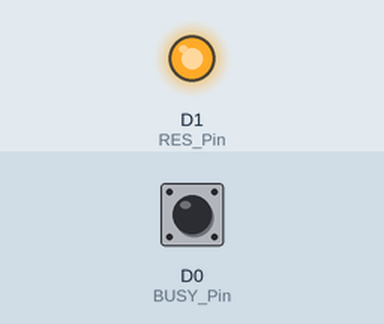
The sketch below on a simulated ESP8266 (NodeMCU). On the bench: output pins drawn as LEDs (lit = HIGH). Dashed ring = blinking. The test bench sets the inputs (shaded band); at power-on: D0 (BUSY_Pin) LOW. Pins used as bus, display or sensor lines are not drawn.

Above: at 1.2 s.
1.3 s: D0 (BUSY_Pin) pulsed HIGH 2 times (0.12 s each, 0.3 s apart)
At 4.37 s:
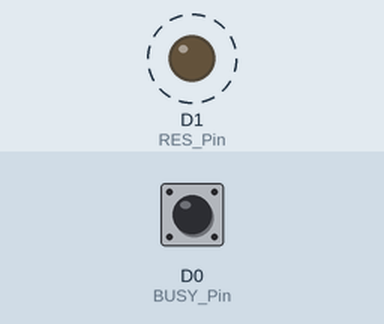
Timing chart, 0 to 5.9 s (numbered marks = the images above; inputs shaded):
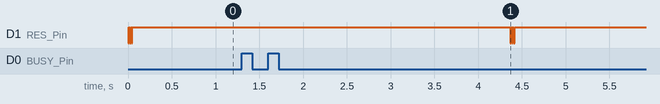

Measured:
- after the input at 1.3 s, D1 (RES_Pin): alternates HIGH for 0.01 s and LOW for 0.01 s, 6 changes in all, then stays HIGH, starting after 3.1 s
- by itself, D1 (RES_Pin): alternates HIGH for 0.01 s and LOW for 0.01 s, 5 changes in all, then stays HIGH

The sketch:

GDEW0097C50_Arduino.ino
```cpp
#include <SPI.h>
#include"Ap_29demo.h"
//IO settings
int BUSY_Pin = D0;
int RES_Pin = D1;
int DC_Pin = D2;
int CS_Pin = D4;
//HSCLK---D5
//HMOSI--D7
#define EPD_W21_CS_0 digitalWrite(CS_Pin,LOW)
#define EPD_W21_CS_1 digitalWrite(CS_Pin,HIGH)
#define EPD_W21_DC_0  digitalWrite(DC_Pin,LOW)
#define EPD_W21_DC_1  digitalWrite(DC_Pin,HIGH)
#define EPD_W21_RST_0 digitalWrite(RES_Pin,LOW)
#define EPD_W21_RST_1 digitalWrite(RES_Pin,HIGH)
#define isEPD_W21_BUSY digitalRead(BUSY_Pin)
////////FUNCTION//////
void SPI_Write(unsigned char value);
void EPD_W21_WriteDATA(unsigned char command);
void EPD_W21_WriteCMD(unsigned char command);
//EPD
void EPD_W21_Init(void);
void EPD_init(void);
void EPD_sleep(void);
void EPD_refresh(void);
void lcd_chkstatus(void);
void PIC_display_Clean(void);
void PIC_display(const unsigned char* picData_old,const unsigned char* picData_new);

void Sys_run(void)
{
   ESP.wdtFeed(); //Feed dog to prevent system reset
  }
void LED_run(void)
{
  digitalWrite(LED_BUILTIN, LOW);   // Turn the LED on (Note that LOW is the voltage level
  delay(500);
  digitalWrite(LED_BUILTIN, HIGH);   // Turn the LED on (Note that LOW is the voltage level
  delay(500);
  }
void setup() {
   pinMode(BUSY_Pin, INPUT);
   pinMode(RES_Pin, OUTPUT);
   pinMode(DC_Pin, OUTPUT);
   pinMode(CS_Pin, OUTPUT);
   //SPI
   SPI.beginTransaction(SPISettings(10000000, MSBFIRST, SPI_MODE0));
   SPI.begin ();
}
//Tips//
/*When the electronic paper is refreshed in full screen, the picture flicker is a normal phenomenon, and the main function is to clear the display afterimage in the previous picture.
  When the local refresh is performed, the screen does not flash.*/
/*When you need to transplant the driver, you only need to change the corresponding IO. The BUSY pin is the input mode and the others are the output mode. */

void loop() {
  while(1)
  {
    EPD_init(); //EPD init
    PIC_display(gImage_BW1,gImage_R1);//EPD_picture1
    EPD_sleep();//EPD_sleep,Sleep instruction is necessary, please do not delete!!!
    delay(2000); //2s

    //Clear
    EPD_init(); //EPD init
    PIC_display_Clean();//EPD Clean
    EPD_sleep();//EPD_sleep,Sleep instruction is necessary, please do not delete!!!
  while(1)
    {
     Sys_run();//System run
     LED_run();//Breathing lamp
    }

  }
}

//////////////////////SPI///////////////////////////////////
void SPI_Write(unsigned char value)
{
    SPI.transfer(value);

}

void EPD_W21_WriteCMD(unsigned char command)
{
  EPD_W21_CS_0;
  EPD_W21_DC_0;   // command write
  SPI_Write(command);
  EPD_W21_CS_1;
}
void EPD_W21_WriteDATA(unsigned char command)
{
  EPD_W21_CS_0;
  EPD_W21_DC_1;   // command write
  SPI_Write(command);
  EPD_W21_CS_1;
}


/////////////////EPD settings Functions/////////////////////

void EPD_W21_Init(void)
{
  unsigned char i;
  for(i=0;i<3;i++) //Reset, three times to prevent the secondary electricity cannot be started
  {
    EPD_W21_RST_0;    // Module reset
    delay(10);//At least 10ms delay
    EPD_W21_RST_1;
    delay(10);//At least 10ms delay
  }
}
void EPD_init(void)
{
    EPD_W21_Init();
    delay(10);

    EPD_W21_WriteCMD(0x4D);             //FITIinternal code
    EPD_W21_WriteDATA (0xAA);

    EPD_W21_WriteCMD(0x87);             //FITIinternal code
    EPD_W21_WriteDATA (0x28);

    EPD_W21_WriteCMD(0x88);             //FITIinternal code
    EPD_W21_WriteDATA (0x80);

    EPD_W21_WriteCMD(0x90);             //FITIinternal code
    EPD_W21_WriteDATA (0x02);

    EPD_W21_WriteCMD(0x91);             //FITIinternal code
    EPD_W21_WriteDATA (0x8d);

    EPD_W21_WriteCMD(0xAA);             //FITIinternal code
    EPD_W21_WriteDATA (0x0f);

    EPD_W21_WriteCMD(0x01);     //POWER SETTING
    EPD_W21_WriteDATA (0x03);
    EPD_W21_WriteDATA (0x00);
    EPD_W21_WriteDATA (0x2b);
    EPD_W21_WriteDATA (0x2b);

    EPD_W21_WriteCMD(0x06);         //boost soft start
    EPD_W21_WriteDATA (0x07);   //A
    EPD_W21_WriteDATA (0x05);   //B
    EPD_W21_WriteDATA (0x0A);   //C

    EPD_W21_WriteCMD(0xE8);
    EPD_W21_WriteDATA (0xA8);   //A

    EPD_W21_WriteCMD(0x26);
    EPD_W21_WriteDATA (0x0f);   //A

    EPD_W21_WriteCMD(0x04);
    lcd_chkstatus();

    EPD_W21_WriteCMD(0x00);     //panel setting
    EPD_W21_WriteDATA(0x0f);    //KW-BF   KWR-AF  BWROTP 0f BWOTP 1f

    EPD_W21_WriteCMD(0X50);
    EPD_W21_WriteDATA(0x77);
}
void EPD_refresh(void)
{
    EPD_W21_WriteCMD(0x12);     //DISPLAY REFRESH
    delay(10);          //!!!The delay here is necessary, 200uS at least!!!
    lcd_chkstatus();
}
void EPD_sleep(void)
{
    EPD_W21_WriteCMD(0X02);   //power off
    lcd_chkstatus();          //waiting for the electronic paper IC to release the idle signal
    //Part2 Increase the time delay
    delay(1000);      //Power off time delay, this is  necessary!!!
    EPD_W21_WriteCMD(0X07);   //deep sleep
    EPD_W21_WriteDATA(0xA5);
}

void PIC_display(const unsigned char* picData_old,const unsigned char* picData_new)
{
    unsigned int i;
    EPD_W21_WriteCMD(0x10);        //Transfer old data
    for(i=0;i<2024;i++)
    EPD_W21_WriteDATA(pgm_read_byte(&picData_old[i]));

    EPD_W21_WriteCMD(0x13);        //Transfer new data
    for(i=0;i<2024;i++)
     EPD_W21_WriteDATA(pgm_read_byte(&picData_new[i]));

       //Refresh
    EPD_W21_WriteCMD(0x12);   //DISPLAY REFRESH
    delay(10);    //!!!The delay here is necessary, 200uS at least!!!
    lcd_chkstatus();          //waiting for the electronic paper IC to release the idle signal

}

void PIC_display_Clean(void)
{
    unsigned int i;
    EPD_W21_WriteCMD(0x10);        //Transfer old data
    for(i=0;i<2024;i++)
  {
    EPD_W21_WriteDATA(0xff);
  }

    EPD_W21_WriteCMD(0x13);        //Transfer new data
    for(i=0;i<2024;i++)
  {
    EPD_W21_WriteDATA(0xff);
  }
     //Refresh
    EPD_W21_WriteCMD(0x12);   //DISPLAY REFRESH
    delay(10);    //!!!The delay here is necessary, 200uS at least!!!
    lcd_chkstatus();          //waiting for the electronic paper IC to release the idle signal

}
void lcd_chkstatus(void)
{
  while(1)
  {   //=0 BUSY
     if(isEPD_W21_BUSY==1) break;
     ESP.wdtFeed(); //Feed dog to prevent system reset
  }
}
```

Source omitted: Ap_29demo.h (data table, 20695 bytes)
